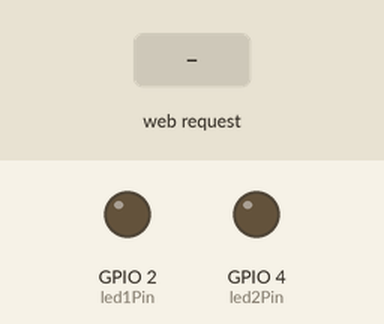
Recording of a sketch running on a simulated ESP32. Shown: output pins drawn as LEDs (lit = HIGH). The test bench sets the inputs (shaded band). WiFi joins after 1.5 s; servers stay silent unless stated; what the sketch prints to the serial monitor is not drawn.

Above: at 2.7 s.
2.8 s: HTTP request GET /set?led1=1&led2=1&effect=1 received
At 4.0 s:
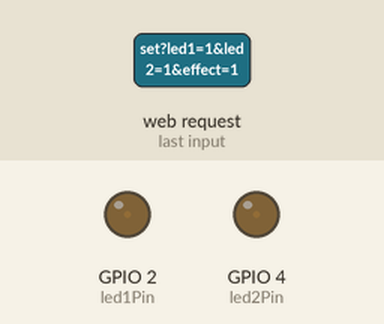
4.3 s: HTTP request GET /set?led1=0 received
At 5.4 s:
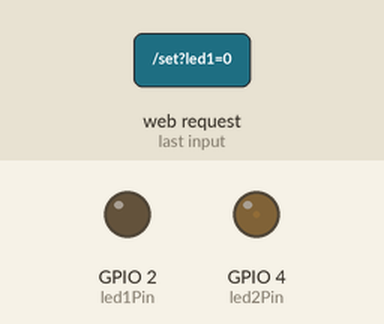
5.8 s: HTTP request GET /set?led1=120 received
At 6.5 s:
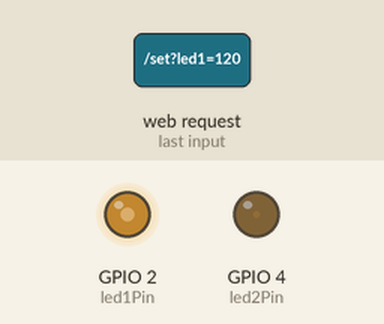
7.3 s: HTTP request GET /set?led2=0 received
At 7.7 s:
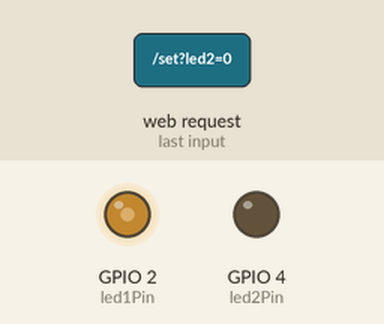
8.8 s: HTTP request GET /set?led1=1 received
At 10.0 s:
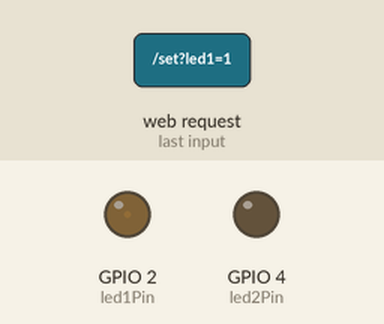
10.3 s: HTTP request GET /set?led2=120 received
At 11.2 s:
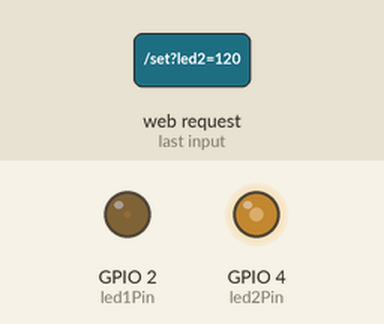
Timing chart, 0 to 12.8 s (numbered marks = the images above; inputs shaded):
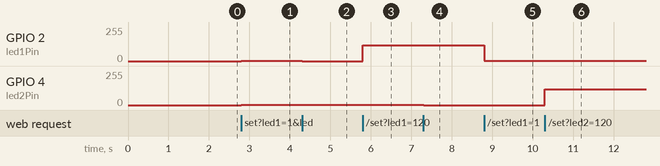

The sketch:

turkbayragi.ino
```cpp
#include <WiFi.h>
#include <ESPAsyncWebServer.h>

// Wi-Fi bilgileri
const char* ssid = "SUPERONLINE_Wi-Fi_4KCX";
const char* password = "N4sGXUYG753R";

// LED pinleri
const int led1Pin = 2;
const int led2Pin = 4;

// PWM ayarları
const int freq = 5000;
const int ledChannel1 = 0;
const int ledChannel2 = 1;
const int resolution = 8; // 0-255

// Web sunucu
AsyncWebServer server(80);

// LED durumu
int brightness1 = 0;
int brightness2 = 0;
int effect = 0;

// **Web sayfasını burada global tanımla**
const char index_html[] = R"rawliteral(
<!DOCTYPE html>
<html lang="tr">
<head>
<meta charset="UTF-8">
<title>ESP32 Control Core</title>
<meta name="viewport" content="width=device-width, initial-scale=1.0">

<style>
:root{
  --bg:#020617;
  --card:#0f172aee;
  --neon:#22d3ee;
  --accent:#38bdf8;
}

*{box-sizing:border-box}

body{
  margin:0;
  min-height:100vh;
  background:
    radial-gradient(circle at top, #0ea5e933, transparent 40%),
    linear-gradient(180deg,#020617,#000);
  font-family: system-ui, sans-serif;
  color:white;
  display:flex;
  justify-content:center;
  align-items:center;
}

.card{
  width:95%;
  max-width:420px;
  background:var(--card);
  border-radius:22px;
  padding:25px;
  backdrop-filter: blur(15px);
  border:1px solid #22d3ee44;
  box-shadow:
    0 0 40px #22d3ee33,
    inset 0 0 25px #22d3ee22;
}

h1{
  text-align:center;
  font-size:22px;
  margin-bottom:25px;
  color:var(--neon);
  letter-spacing:1px;
}

.group{margin-bottom:22px}

.group span{
  font-size:12px;
  opacity:.7;
}

.range-wrap{
  display:flex;
  align-items:center;
  gap:12px;
}

.value{
  width:40px;
  text-align:right;
  color:var(--accent);
  font-weight:bold;
}

input[type=range]{
  flex:1;
  -webkit-appearance:none;
  height:6px;
  border-radius:6px;
  background:linear-gradient(90deg,var(--neon),#1e293b);
  outline:none;
}

input[type=range]::-webkit-slider-thumb{
  -webkit-appearance:none;
  width:18px;
  height:18px;
  border-radius:50%;
  background:var(--neon);
  box-shadow:0 0 10px var(--neon);
  cursor:pointer;
}

select{
  width:100%;
  padding:12px;
  border-radius:10px;
  border:1px solid #22d3ee55;
  background:#020617;
  color:white;
}

button{
  width:100%;
  padding:14px;
  border-radius:14px;
  border:none;
  font-size:16px;
  font-weight:bold;
  background:linear-gradient(90deg,var(--neon),var(--accent));
  color:#020617;
  cursor:pointer;
  box-shadow:0 0 20px #22d3ee99;
  transition:.2s;
}

button:hover{
  transform:scale(1.05);
  box-shadow:0 0 35px #22d3ee;
}
</style>
</head>

<body>
<div class="card">
  <h1>ESP32 CONTROL CORE</h1>

  <div class="group">
    <span>LED 1</span>
    <div class="range-wrap">
      <input type="range" id="led1" min="0" max="255" value="0" oninput="v1.textContent=this.value">
      <div class="value" id="v1">0</div>
    </div>
  </div>

  <div class="group">
    <span>LED 2</span>
    <div class="range-wrap">
      <input type="range" id="led2" min="0" max="255" value="0" oninput="v2.textContent=this.value">
      <div class="value" id="v2">0</div>
    </div>
  </div>

  <div class="group">
    <span>Efekt Modu</span>
    <select id="effect">
      <option value="0">Kapalı</option>
      <option value="1">Sabit Açık</option>
      <option value="2">Nefes Alma</option>
      <option value="3">Hızlı Blink</option>
      <option value="4">Yavaş Blink</option>
    </select>
  </div>

  <button onclick="updateLED()">UYGULA</button>
</div>

<script>
function updateLED(){
  let l1 = led1.value;
  let l2 = led2.value;
  let e  = effect.value;
  fetch(`/set?led1=${l1}&led2=${l2}&effect=${e}`);
}
</script>
</body>
</html>

)rawliteral";

void setup() {
  Serial.begin(115200);

  // PWM setup
  ledcSetup(ledChannel1, freq, resolution);
  ledcSetup(ledChannel2, freq, resolution);
  ledcAttachPin(led1Pin, ledChannel1);
  ledcAttachPin(led2Pin, ledChannel2);

  // Wi-Fi bağlan
  WiFi.begin(ssid, password);
  Serial.print("Connecting to Wi-Fi");
  while (WiFi.status() != WL_CONNECTED) {
    delay(500);
    Serial.print(".");
  }
  Serial.println("\nConnected! IP: " + WiFi.localIP().toString());

  // Web sayfa
  server.on("/", HTTP_GET, [](AsyncWebServerRequest *request){
    request->send(200, "text/html", index_html);  // send_P yerine send kullandık
  });

  // LED kontrolu
  server.on("/set", HTTP_GET, [](AsyncWebServerRequest *request){
    if(request->hasParam("led1")) brightness1 = request->getParam("led1")->value().toInt();
    if(request->hasParam("led2")) brightness2 = request->getParam("led2")->value().toInt();
    if(request->hasParam("effect")) effect = request->getParam("effect")->value().toInt();
    request->send(200, "text/plain", "OK");
  });

  server.begin();
}

void loop() {
  applyEffect();
}

// LED efektleri
void applyEffect() {
  switch(effect){
    case 0: // Kapalı
      ledcWrite(ledChannel1, 0);
      ledcWrite(ledChannel2, 0);
      break;
    case 1: // Açık sabit
      ledcWrite(ledChannel1, brightness1);
      ledcWrite(ledChannel2, brightness2);
      break;
    case 2: // Nefes alma
      for(int i=0;i<=brightness1;i++){
        ledcWrite(ledChannel1,i);
        ledcWrite(ledChannel2,i);
        delay(5);
      }
      for(int i=brightness1;i>=0;i--){
        ledcWrite(ledChannel1,i);
        ledcWrite(ledChannel2,i);
        delay(5);
      }
      break;
    case 3: // Yanıp sönme hızlı
      ledcWrite(ledChannel1, brightness1);
      ledcWrite(ledChannel2, brightness2);
      delay(100);
      ledcWrite(ledChannel1, 0);
      ledcWrite(ledChannel2, 0);
      delay(100);
      break;
    case 4: // Yanıp sönme yavaş
      ledcWrite(ledChannel1, brightness1);
      ledcWrite(ledChannel2, brightness2);
      delay(500);
      ledcWrite(ledChannel1, 0);
      ledcWrite(ledChannel2, 0);
      delay(500);
      break;
  }
}
```

Measured:
- after the input at 2.8 s, GPIO 2 (led1Pin), GPIO 4 (led2Pin): 0/255 → 1/255 at once
- after the input at 4.3 s, GPIO 2 (led1Pin): 1/255 → 0/255 at once
- after the input at 5.8 s, GPIO 2 (led1Pin): 0/255 → 120/255 at once
- after the input at 7.3 s, GPIO 4 (led2Pin): 1/255 → 0/255 at once
- after the input at 8.8 s, GPIO 2 (led1Pin): 120/255 → 1/255 at once
- after the input at 10.3 s, GPIO 4 (led2Pin): 0/255 → 120/255 at once
